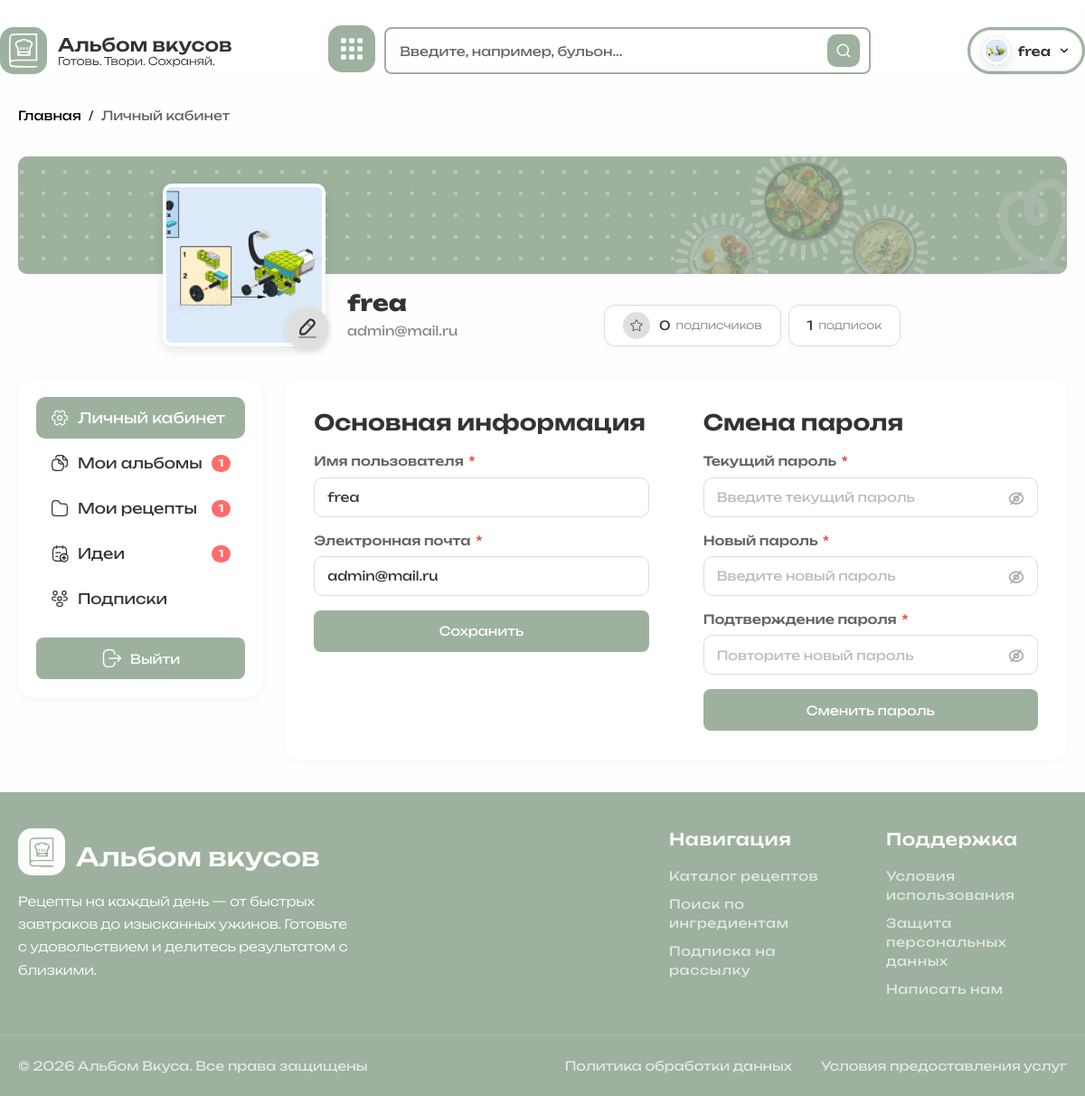
The app's page /?page=profile (signed in) with its own data.
### tables this page shows
CREATE TABLE `users` (
  `id` char(36) NOT NULL DEFAULT (uuid()),
  `email` varchar(255) NOT NULL,
  `password_hash` varchar(255) NOT NULL,
  `username` varchar(50) NOT NULL,
  `avatar_url` text,
  `role` enum('user','admin','moderator') NOT NULL DEFAULT 'user',
  `created_at` datetime NOT NULL DEFAULT CURRENT_TIMESTAMP,
  `updated_at` datetime NOT NULL DEFAULT CURRENT_TIMESTAMP ON UPDATE CURRENT_TIMESTAMP
);

### pages/user/profile.php (the view, shortened to what this page needs)
<div class="container">
    <nav class="breadcrumbs">
        <a href="?page=main">Главная</a>
        <span>Личный кабинет</span>
    </nav>
    <?php include __DIR__ . '/../../includes/profile_header.php'; ?>
    <div class="profile_container">
        <?php include __DIR__ . '/../../includes/profile_sidebar.php'; ?>
        <div class="profile_content">
            <form class="profile_form" id="profileForm">
                <div class="forms_row">
                    <div class="form_section">
                        <h2 class="section_title">Основная информация</h2>
                        <div class="form_group">
                            <label>Имя пользователя <span class="required">*</span></label>
                            <input type="text" name="username" value="<?= htmlspecialchars($user['username']) ?>"
                                placeholder="Введите имя пользователя">
                        </div>
                        <div class="form_group">
                            <label>Электронная почта <span class="required">*</span></label>
                            <input type="email" name="email" value="<?= htmlspecialchars($user['email']) ?>"
                                placeholder="Введите email">
                        </div>
                        <button type="submit" class="btn v1">Сохранить</button>
                    </div>
                    <div class="form_section">
                        <h2 class="section_title">Смена пароля</h2>
                        <div class="form_group">
                            <label>Текущий пароль <span class="required">*</span></label>
                            <div class="input_with_icon">
                                <input type="password" name="current_password" placeholder="Введите текущий пароль">
                                <button type="button" class="toggle_password eye-close" aria-label="Показать пароль">
                                    <span class="eye-icon"></span>
                                </button>
                            </div>
                        </div>
                        <div class="form_group">
                            <label>Новый пароль <span class="required">*</span></label>
                            <div class="input_with_icon">
                                <input type="password" name="new_password" placeholder="Введите новый пароль">
                                <button type="button" class="toggle_password eye-close" aria-label="Показать пароль">
                                    <span class="eye-icon"></span>
                                </button>
                            </div>
                        </div>
                        <div class="form_group">
                            <label>Подтверждение пароля <span class="required">*</span></label>
                            <div class="input_with_icon">
                                <input type="password" name="confirm_password" placeholder="Повторите новый пароль">
                                <button type="button" class="toggle_password eye-close" aria-label="Показать пароль">
                                    <span class="eye-icon"></span>
                                </button>
                            </div>
                        </div>
                        <button type="button" class="btn v1" id="changePasswordBtn">Сменить пароль</button>
                    </div>
                </div>
            </form>
        </div>
    </div>
</div>

### includes/header.php (shortened to what this page needs)
<?php
    global $connect;
    $is_logged_in = isset($_SESSION['user_id']) && !empty($_SESSION['user_id']);
    $username = '';
    $avatar_letter = '';
    $user = null;
    if ($is_logged_in) {
        $stmt = $connect->prepare("
            SELECT username, avatar_url, role
            FROM users
            WHERE id = ?
        ");
        $stmt->execute([$_SESSION['user_id']]);
        $user = $stmt->fetch(PDO::FETCH_ASSOC);
        if ($user) {
            $username = $user['username'];
            $avatar_letter = mb_strtoupper(mb_substr($username, 0, 1));
        } else {
            $is_logged_in = false;
            session_unset();
            session_destroy();
        }
    }
?>
<header class="v2 desktop_header">
    <div class="header_container">
        <a href="?page=main">
            <div class="logo_container"></div>
        </a>
        <div class="search_block">
            <a href="?page=categories"><button class="menu_btn" aria-label="Категории"></button></a>
            <div class="search_input" id="headerSearchWrapper">
                <form class="header_search_form" id="headerSearchForm">
                    <input type="text" name="q" placeholder="Введите, например, бульон..." id="headerSearchInput"
                        autocomplete="off">
                </form>
            </div>
        </div>
        <div class="auth_buttons">
            <?php if ($is_logged_in): ?>
            <div class="user_menu" id="userMenu">
                <button class="user_menu_toggle" id="userMenuToggle" aria-label="Меню пользователя">
                    <div class="user_avatar_mini">
                        <?php if (!empty($user['avatar_url'])): ?>
                        <img class='profile_avatar' src="<?= htmlspecialchars($user['avatar_url']) ?>" alt="Аватар">
                        <?php else: ?>
                        <span><?= htmlspecialchars($avatar_letter) ?></span>
                        <?php endif; ?>
                    </div>
                    <span class="user_name_mini"><?= htmlspecialchars($username) ?></span>
                    <svg class="chevron_mini" width="14" height="14" viewBox="0 0 24 24" fill="none"
                        stroke="currentColor" stroke-width="2" stroke-linecap="round">
                        <polyline points="6 9 12 15 18 9" />
                    </svg>
                </button>
            </div>
            <?php else: ?>
            <a href="#" class="auth-btn active" id="loginBtn">Войти</a>
            <a href="#" class="auth-btn" id="registerBtn">Регистрация</a>
            <?php endif; ?>
        </div>
    </div>
</header>

### includes/profile_header.php (shortened to what this page needs)
<?php
    global $connect;
    $stmt = $connect->prepare("
        SELECT id, username, email, avatar_url, role, created_at
        FROM users
        WHERE id = ?
    ");
    $stmt->execute([$_SESSION['user_id']]);
    $user = $stmt->fetch(PDO::FETCH_ASSOC);
    $stmt = $connect->prepare("SELECT COUNT(*) FROM subscriptions WHERE following_id = ?");
    $stmt->execute([$user['id']]);
    $followers_count = (int)$stmt->fetchColumn();
    $stmt = $connect->prepare("SELECT COUNT(*) FROM subscriptions WHERE follower_id = ?");
    $stmt->execute([$user['id']]);
    $following_count = (int)$stmt->fetchColumn();
    $avatar_letter = mb_strtoupper(mb_substr($user['username'], 0, 1));
?>
<div class="profile_header">
    <div class="profile_cover">
        <img src="asset/img/profile_cover.png" alt="Фон профиля">
    </div>
    <div class="profile_info">
        <div class="profile_avatar_wrapper">
            <div class="profile_avatar">
                <?php if (!empty($user['avatar_url'])): ?>
                <img src="<?= htmlspecialchars($user['avatar_url']) ?>" alt="Аватар">
                <?php else: ?>
                <span class="avatar_letter"><?= htmlspecialchars($avatar_letter) ?></span>
                <?php endif; ?>
            </div>
            <button class="avatar_edit" title="Изменить аватар" id="avatarEditBtn">
                <img src="asset/img/icon_edit_user.svg" alt="">
            </button>
        </div>
        <div class="profile_text">
            <h1 class="profile_username"><?= htmlspecialchars($user['username']) ?></h1>
            <p class="profile_email"><?= htmlspecialchars($user['email']) ?></p>
        </div>
        <div class="profile_stats">
            <button class="stat_button" onclick="window.location.href='?page=subscriptions&tab=followers'">
                <img src="asset/img/icon_star.svg" alt="">
                <div class="stat_info">
                    <span class="stat_count"><?= $followers_count ?></span>
                    <span class="stat_label">подписчиков</span>
                </div>
            </button>
            <button class="stat_button" onclick="window.location.href='?page=subscriptions'">
                <div class="stat_info">
                    <span class="stat_count"><?= $following_count ?></span>
                    <span class="stat_label">подписок</span>
                </div>
            </button>
        </div>
    </div>
</div>

### records on screen
users: avatar_url (picture), username "frea", email "admin@mail.ru"

### other values on screen
$followers_count "0"
$following_count "1"
$albums_count "1"
$my_recipes_count "1"
$favorites_count "1"
